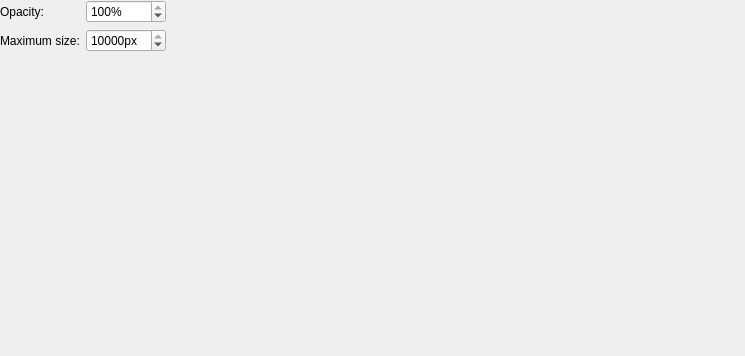
<?xml version="1.0" encoding="UTF-8"?>
<ui version="4.0">
 <class>Paste</class>
 <widget class="QWidget" name="Paste">
  <property name="geometry">
   <rect>
    <x>0</x>
    <y>0</y>
    <width>745</width>
    <height>356</height>
   </rect>
  </property>
  <property name="windowTitle">
   <string>Form</string>
  </property>
  <layout class="QVBoxLayout" name="verticalLayout">
   <property name="leftMargin">
    <number>0</number>
   </property>
   <property name="topMargin">
    <number>0</number>
   </property>
   <property name="rightMargin">
    <number>0</number>
   </property>
   <property name="bottomMargin">
    <number>0</number>
   </property>
   <item>
    <widget class="QWidget" name="widget" native="true">
     <layout class="QGridLayout" name="gridLayout">
      <property name="leftMargin">
       <number>0</number>
      </property>
      <property name="topMargin">
       <number>0</number>
      </property>
      <property name="rightMargin">
       <number>0</number>
      </property>
      <property name="bottomMargin">
       <number>0</number>
      </property>
      <item row="1" column="0">
       <widget class="QLabel" name="label_2">
        <property name="text">
         <string>Maximum size:</string>
        </property>
       </widget>
      </item>
      <item row="0" column="1">
       <widget class="QSpinBox" name="sbOpacity">
        <property name="minimumSize">
         <size>
          <width>80</width>
          <height>0</height>
         </size>
        </property>
        <property name="suffix">
         <string notr="true">%</string>
        </property>
        <property name="maximum">
         <number>100</number>
        </property>
        <property name="singleStep">
         <number>10</number>
        </property>
        <property name="value">
         <number>100</number>
        </property>
       </widget>
      </item>
      <item row="0" column="0">
       <widget class="QLabel" name="label">
        <property name="text">
         <string>Opacity:</string>
        </property>
       </widget>
      </item>
      <item row="1" column="1">
       <widget class="QSpinBox" name="sbMaxSize">
        <property name="minimumSize">
         <size>
          <width>80</width>
          <height>0</height>
         </size>
        </property>
        <property name="suffix">
         <string notr="true">px</string>
        </property>
        <property name="minimum">
         <number>0</number>
        </property>
        <property name="maximum">
         <number>10000</number>
        </property>
        <property name="singleStep">
         <number>50</number>
        </property>
        <property name="value">
         <number>10000</number>
        </property>
       </widget>
      </item>
      <item row="0" column="2">
       <spacer name="horizontalSpacer">
        <property name="orientation">
         <enum>Qt::Horizontal</enum>
        </property>
        <property name="sizeHint" stdset="0">
         <size>
          <width>40</width>
          <height>20</height>
         </size>
        </property>
       </spacer>
      </item>
     </layout>
    </widget>
   </item>
   <item>
    <spacer name="verticalSpacer">
     <property name="orientation">
      <enum>Qt::Vertical</enum>
     </property>
     <property name="sizeHint" stdset="0">
      <size>
       <width>20</width>
       <height>303</height>
      </size>
     </property>
    </spacer>
   </item>
  </layout>
 </widget>
 <resources/>
 <connections/>
</ui>
